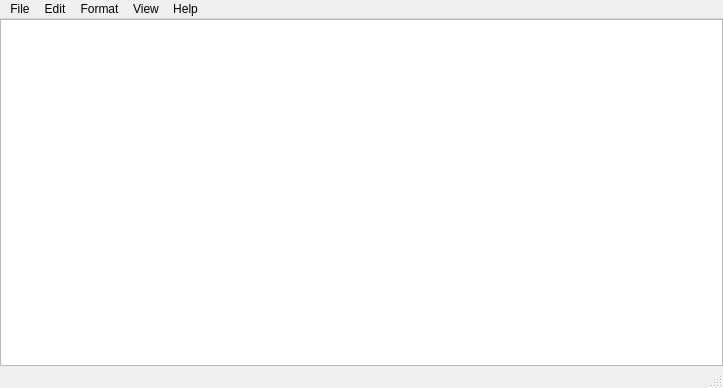
<?xml version="1.0" encoding="UTF-8"?>
<ui version="4.0">
 <class>memo</class>
 <widget class="QMainWindow" name="memo">
  <property name="geometry">
   <rect>
    <x>0</x>
    <y>0</y>
    <width>723</width>
    <height>388</height>
   </rect>
  </property>
  <property name="windowTitle">
   <string>Memo</string>
  </property>
  <widget class="QWidget" name="centralwidget">
   <layout class="QGridLayout" name="gridLayout">
    <property name="leftMargin">
     <number>0</number>
    </property>
    <property name="topMargin">
     <number>0</number>
    </property>
    <property name="rightMargin">
     <number>0</number>
    </property>
    <property name="bottomMargin">
     <number>0</number>
    </property>
    <item row="2" column="0">
     <layout class="QVBoxLayout" name="verticalLayout">
      <item>
       <widget class="QPlainTextEdit" name="plainTextEdit"/>
      </item>
     </layout>
    </item>
   </layout>
  </widget>
  <widget class="QMenuBar" name="menubar">
   <property name="geometry">
    <rect>
     <x>0</x>
     <y>0</y>
     <width>723</width>
     <height>26</height>
    </rect>
   </property>
   <widget class="QMenu" name="menu_file">
    <property name="title">
     <string>File</string>
    </property>
    <addaction name="action_open"/>
    <addaction name="action_save"/>
   </widget>
   <widget class="QMenu" name="menu_edit">
    <property name="title">
     <string>Edit</string>
    </property>
   </widget>
   <widget class="QMenu" name="menu_format">
    <property name="title">
     <string>Format</string>
    </property>
   </widget>
   <widget class="QMenu" name="menu_view">
    <property name="title">
     <string>View</string>
    </property>
   </widget>
   <widget class="QMenu" name="menu_help">
    <property name="title">
     <string>Help</string>
    </property>
   </widget>
   <addaction name="menu_file"/>
   <addaction name="menu_edit"/>
   <addaction name="menu_format"/>
   <addaction name="menu_view"/>
   <addaction name="menu_help"/>
  </widget>
  <widget class="QStatusBar" name="statusbar"/>
  <action name="action_open">
   <property name="text">
    <string>Open</string>
   </property>
   <property name="shortcut">
    <string>Ctrl+O</string>
   </property>
  </action>
  <action name="action_save">
   <property name="text">
    <string>Save</string>
   </property>
   <property name="shortcut">
    <string>Ctrl+S</string>
   </property>
  </action>
 </widget>
 <resources/>
 <connections/>
</ui>
